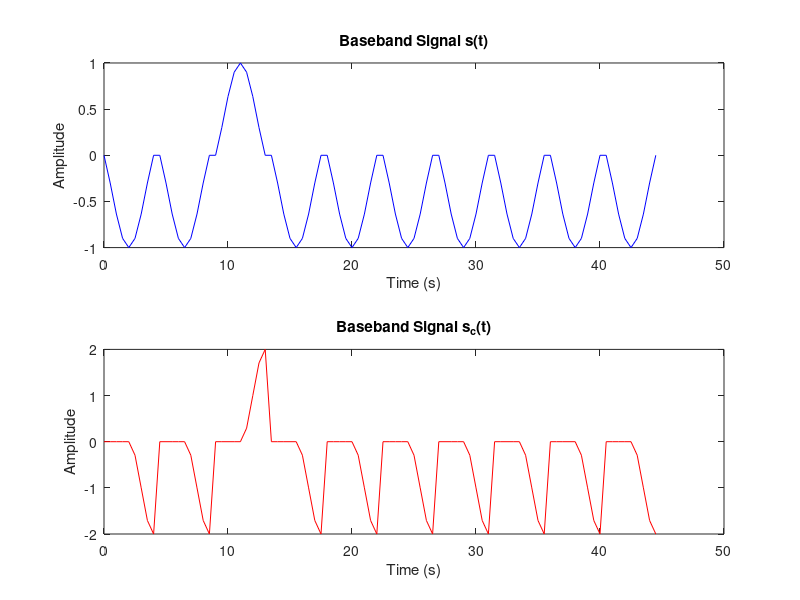
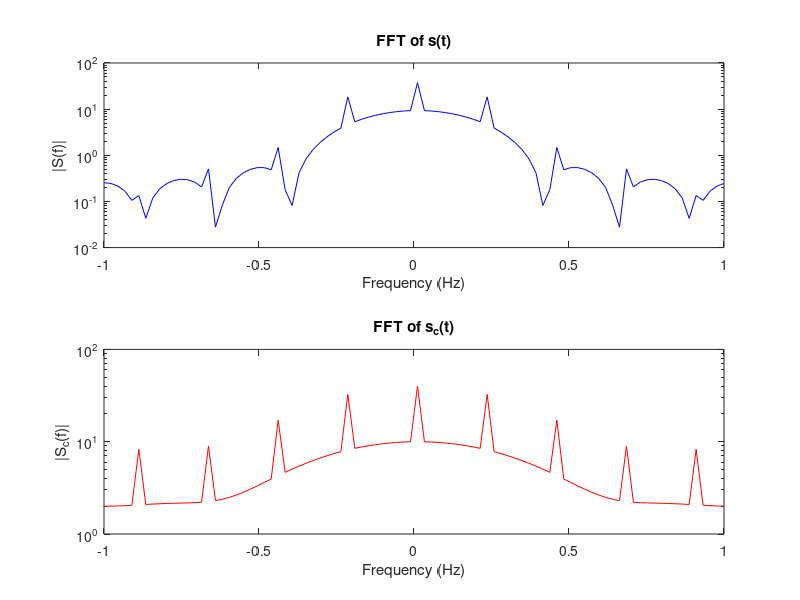

MATLAB code to generate these figures, in order:
% Homework 2 - Baseband Modulation

%% Step 1: Generate Random Bit Sequence
rng(208001821); % Replace RUID with your actual Rutgers ID
bb = randi([0 1], 1, 1000); % Generate 1000 random bits

%% Step 2: Generate Baseband Signals
T = 2; Ts = 0.5; fs = 1/Ts;
t = -T:Ts:T; % Time vector

p_t = sinc(t/T); % Sinc pulse
pc_t = (1 - cos(pi * t / T)) .* (t >= 0 & t <= T); % Given pulse

s_t = []; s_c_t = [];
for i = 1:10
    if bb(i) == 1
        s_t = [s_t, p_t]; s_c_t = [s_c_t, pc_t];
    else
        s_t = [s_t, -p_t]; s_c_t = [s_c_t, -pc_t];
    end
end
t_plot = 0:Ts:(length(s_t)-1)*Ts;

%% Step 3: Plot Signals
figure;
subplot(2,1,1); plot(t_plot, s_t, 'b');
xlabel('Time (s)'); ylabel('Amplitude'); title('Baseband Signal s(t)');
subplot(2,1,2); plot(t_plot, s_c_t, 'r');
xlabel('Time (s)'); ylabel('Amplitude'); title('Baseband Signal s_c(t)');

%% Step 4: Compute FFT
N = length(s_t);
S_f = fftshift(abs(fft(s_t, N))); S_c_f = fftshift(abs(fft(s_c_t, N)));
freq = linspace(-fs/2, fs/2, N);

figure;
subplot(2,1,1); semilogy(freq, S_f, 'b');
xlabel('Frequency (Hz)'); ylabel('|S(f)|'); title('FFT of s(t)');
subplot(2,1,2); semilogy(freq, S_c_f, 'r');
xlabel('Frequency (Hz)'); ylabel('|S_c(f)|'); title('FFT of s_c(t)');

%% Step 5: Compute Bandwidth and Energy
P_s = S_f.^2; P_sc = S_c_f.^2;
P_s_half = max(P_s) / 2; P_sc_half = max(P_sc) / 2;

% 3dB Bandwidth Calculation with Edge-Case Handling
if isempty(find(P_s >= P_s_half, 1, 'first')) || isempty(find(P_s >= P_s_half, 1, 'last'))
    bw_3dB_s = NaN; % Handle edge case
else
    bw_3dB_s = freq(find(P_s >= P_s_half, 1, 'last')) - freq(find(P_s >= P_s_half, 1, 'first'));
end

if isempty(find(P_sc >= P_sc_half, 1, 'first')) || isempty(find(P_sc >= P_sc_half, 1, 'last'))
    bw_3dB_sc = NaN;
else
    bw_3dB_sc = freq(find(P_sc >= P_sc_half, 1, 'last')) - freq(find(P_sc >= P_sc_half, 1, 'first'));
end

% 99% Bandwidth Calculation
P_s_total = sum(P_s); P_sc_total = sum(P_sc);
P_s_cumsum = cumsum(P_s) / P_s_total;
P_sc_cumsum = cumsum(P_sc) / P_sc_total;

bw_99_s = freq(find(P_s_cumsum >= 0.99, 1, 'first')) - freq(find(P_s_cumsum >= 0.01, 1, 'first'));
bw_99_sc = freq(find(P_sc_cumsum >= 0.99, 1, 'first')) - freq(find(P_sc_cumsum >= 0.01, 1, 'first'));

% Energy Calculation (Using Trapezoidal Integration)
E_s_f = trapz(freq, P_s);
E_sc_f = trapz(freq, P_sc);

% Display Results
disp(['3dB BW s(t): ', num2str(bw_3dB_s)]);
disp(['3dB BW s_c(t): ', num2str(bw_3dB_sc)]);
disp(['99% BW s(t): ', num2str(bw_99_s)]);
disp(['99% BW s_c(t): ', num2str(bw_99_sc)]);
disp(['Energy from FFT s(t): ', num2str(E_s_f)]);
disp(['Energy from FFT s_c(t): ', num2str(E_sc_f)]);
